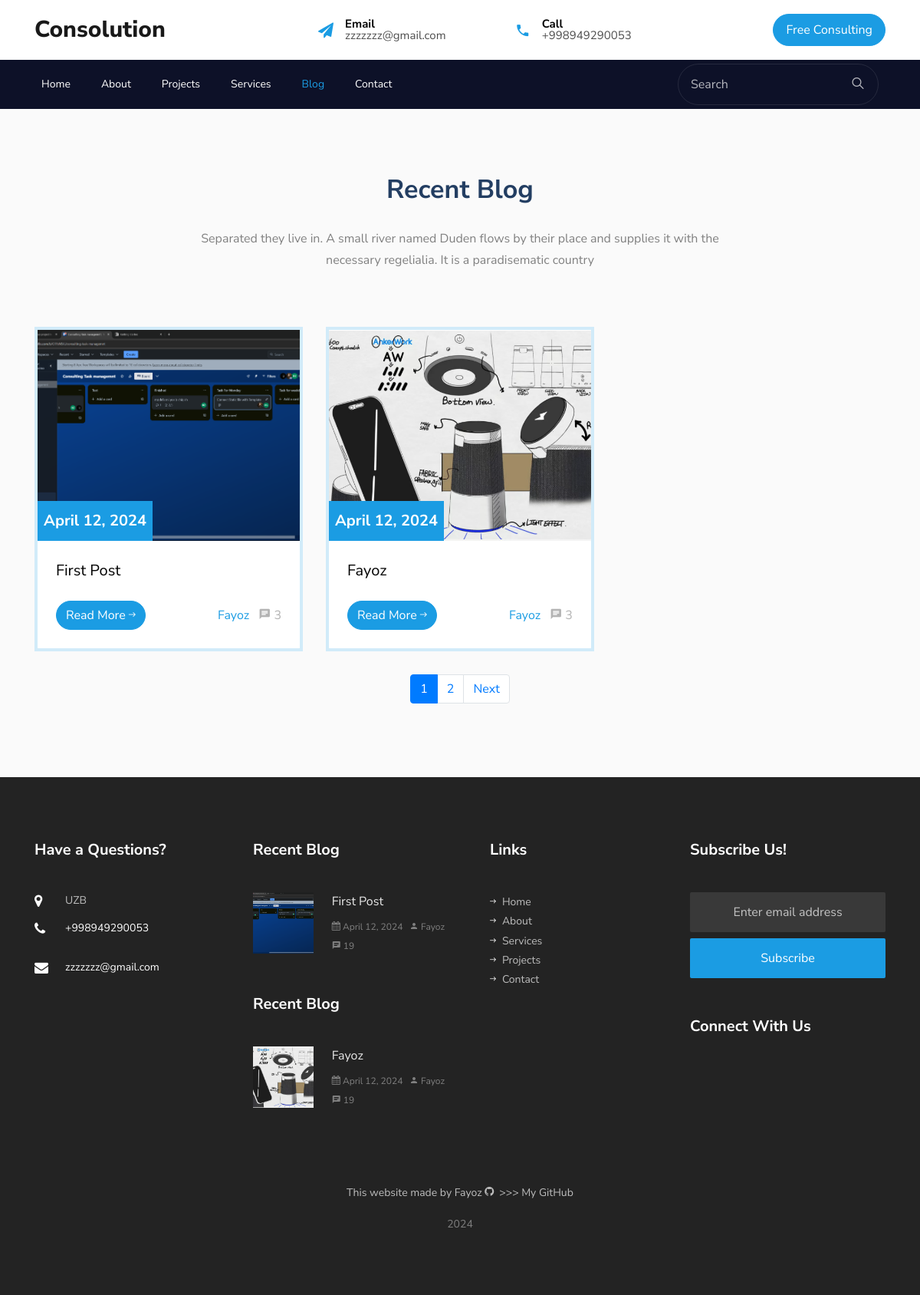
The page /blog.html/ on the database its author committed.
### app/models.py (models this page shows)
class Contact_info(models.Model):
    location = models.CharField(max_length=500, default='UZB')
    name = models.CharField(max_length=100)
    email = models.EmailField()
    number = models.CharField(max_length=100)

class Blog (models.Model):
    title = models.CharField(max_length=100)
    published_at = models.DateField(auto_now=True)
    poster = models.ImageField(upload_to='blog_img/')
    author = models.CharField(max_length=100)
    discription = models.TextField()

### app/views.py (the view)
# urls.py: path('blog.html/', blog, name='blog'),
def blog(request):
    blogs = Blog.objects.all()
    contact_info = Contact_info.objects.last()
    P = Paginator(blogs, 2)
    page_number = request.GET.get('page')
    try:
        page_obj = P.get_page(page_number)
    except PageNotAnInteger :
        page_obj = P.page(1)
    except EmptyPage:
        page_obj = P.page(P.num_pages)
    return render(request, 'blog.html',{
        'contact_info':contact_info,
        'blogs':page_obj
    })

### template/blog.html (shortened to what this page needs)
{% load bootstrap5 %}
{% load static %}
{% block content %}
<!DOCTYPE html>
<html lang="en">
  <head>
    <link rel="stylesheet" href="{% static 'css/open-iconic-bootstrap.min.css' %}">
    <link rel="stylesheet" href="{% static 'css/animate.css' %}">
    <link rel="stylesheet" href="{% static 'css/owl.carousel.min.css' %}">
    <link rel="stylesheet" href="{% static 'css/owl.theme.default.min.css' %}">
    <link rel="stylesheet" href="{% static 'css/magnific-popup.css' %}">
    <link rel="stylesheet" href="{% static 'css/aos.css' %}">
    <link rel="stylesheet" href="{% static 'css/ionicons.min.css' %}">
    <link rel="stylesheet" href="{% static 'css/flaticon.css' %}">
    <link rel="stylesheet" href="{% static 'css/icomoon.css' %}">
    <link rel="stylesheet" href="{% static 'css/style.css' %}">
  </head>
  <body>
	  <div class="bg-top navbar-light">
    	<div class="container">
    		<div class="row no-gutters d-flex align-items-center align-items-stretch">
    			<div class="col-md-4 d-flex align-items-center py-4">
    				<a class="navbar-brand" href="index.html">Consolution</a>
    			</div>
	    		<div class="col-lg-8 d-block">
		    		<div class="row d-flex">
					    <div class="col-md d-flex topper align-items-center align-items-stretch py-md-4">
					    	<div class="icon d-flex justify-content-center align-items-center"><span class="icon-paper-plane"></span></div>
					    	<div class="text">
					    		<span>Email</span>
						    	<span>{{ contact_info.email }}</span>
						    </div>
					    </div>
					    <div class="col-md d-flex topper align-items-center align-items-stretch py-md-4">
					    	<div class="icon d-flex justify-content-center align-items-center"><span class="icon-phone2"></span></div>
						    <div class="text">
						    	<span>Call</span>
						    	<span>{{ contact_info.number }}</span>
						    </div>
					    </div>
					    <div class="col-md topper d-flex align-items-center justify-content-end">
					    	<p class="mb-0">
					    		<a href="{{ about.link }}" class="btn py-2 px-3 btn-primary d-flex align-items-center justify-content-center">
					    			<span>Free Consulting</span>
					    		</a>
					    	</p>
					    </div>
				    </div>
			    </div>
		    </div>
		  </div>
    </div>
	  <nav class="navbar navbar-expand-lg navbar-dark bg-dark ftco-navbar-light" id="ftco-navbar">
	    <div class="container d-flex align-items-center px-4">
	      <form action="#" class="searchform order-lg-last">
          <div class="form-group d-flex">
            <input type="text" class="form-control pl-3" placeholder="Search">
            <button type="submit" placeholder="" class="form-control search"><span class="ion-ios-search"></span></button>
          </div>
        </form>
	      <div class="collapse navbar-collapse" id="ftco-nav">
	        <ul class="navbar-nav mr-auto">
	        	<li class="nav-item"><a href="{% url 'home' %}" class="nav-link pl-0">Home</a></li>
	        	<li class="nav-item"><a href="{% url 'about' %}" class="nav-link">About</a></li>
	        	<li class="nav-item"><a href="{% url 'project' %}" class="nav-link">Projects</a></li>
	        	<li class="nav-item"><a href="{% url 'servis' %}" class="nav-link">Services</a></li>
	        	<li class="nav-item active"><a href="{% url 'blog' %}" class="nav-link">Blog</a></li>
	          <li class="nav-item"><a href="{% url 'contact' %}" class="nav-link">Contact</a></li>
	        </ul>
	      </div>
	    </div>
	  </nav>
    <section class="ftco-section bg-light">
      <div class="container">
        <div class="row justify-content-center mb-5 pb-2">
        <div class="col-md-8 text-center heading-section ftco-animate">
          <h2 class="mb-4"><span>Recent</span> Blog</h2>
          <p>Separated they live in. A small river named Duden flows by their place and supplies it with the necessary regelialia. It is a paradisematic country</p>
        </div>
        </div>
        <div class="row">
        {% for blog in blogs %}
        <div class="col-md-6 col-lg-4 ftco-animate">
          <div class="blog-entry">
          <a href="blog-single.html" class="block-20 d-flex align-items-end" style="background-image: url('{{ blog.poster.url }}')">
            <div class="meta-date text-center p-2">
            <span class="day">{{ blog.published_at }}</span>
            </div>
          </a>
          <div class="text bg-white p-4">
            <h3 class="heading"><a href="#">{{ blog.title }}</a></h3>
            <div class="d-flex align-items-center mt-4">
            <p class="mb-0"><a href="#" class="btn btn-primary">Read More <span class="ion-ios-arrow-round-forward"></span></a></p>
            <p class="ml-auto mb-0">
              <a href="#" class="mr-2">{{ blog.author }}</a>
              <a href="#" class="meta-chat"><span class="icon-chat"></span> 3</a>
            </p>
            </div>
          </div>
          </div>
        </div>
        {% endfor %}
        </div>
        {% if blogs.has_other_pages %}
        <div class="row justify-content-center">
        <div class="col-auto">
          <ul class="pagination">
          <li class="page-item active" aria-current="page">
            <a class="page-link" href="?page={{ blogs.number }}">{{ blogs.number }} </a>
          </li>
          {% if blogs.has_next %}
          <li class="page-item"><a class="page-link" href="?page={{blogs.next_page_number}}">{{blogs.next_page_number}}</a></li>
          <li class="page-item">
            <a class="page-link" href="?page={{ blogs.next_page_number }}">Next</a>
          </li>
          {% endif %}
          </ul>
        </div>
        </div>
        {% endif %}
      </div>
      </section>
      <footer class="ftco-footer ftco-bg-dark ftco-section">
        <div class="container">
          <div class="row mb-5">
            <div class="col-md-6 col-lg-3">
              <div class="ftco-footer-widget mb-5">
                <h2 class="ftco-heading-2">Have a Questions?</h2>
                <div class="block-23 mb-3">
                  <ul>
                    <li><span class="icon icon-map-marker"></span><span class="text">{{ contact_info.location }}</span></li>
                    <li><a href="#"><span class="icon icon-phone"></span><span class="text">{{ contact_info.number }}</span></a></li>
                    <li><a href="#"><span class="icon icon-envelope"></span><span class="text">{{ contact_info.email }}</span></a></li>
                  </ul>
                </div>
              </div>
            </div>
            <div class="col-md-6 col-lg-3">
        {% for blog in blogs %}
        <div class="ftco-footer-widget mb-5">
          <h2 class="ftco-heading-2">Recent Blog</h2>
          <div class="block-21 mb-4 d-flex">
          <a class="blog-img mr-4" style="background-image: url('{{ blog.poster.url }}');"></a>
          <div class="text">
            <h3 class="heading"><a href="#">{{ blog.title }}</a></h3>
            <div class="meta">
            <div><a href="#"><span class="icon-calendar"></span> {{ blog.published_at }}</a></div>
            <div><a href="#"><span class="icon-person"></span> {{ blog.author }}</a></div>
            <div><a href="#"><span class="icon-chat"></span> 19 </a></div>
            </div>
          </div>
          </div>
        </div>
        {% endfor %}
            </div>
            <div class="col-md-6 col-lg-3">
              <div class="ftco-footer-widget mb-5 ml-md-4">
                <h2 class="ftco-heading-2">Links</h2>
                <ul class="list-unstyled">
                  <li><a href="{% url 'home' %}"><span class="ion-ios-arrow-round-forward mr-2"></span>Home</a></li>
                  <li><a href="{% url 'about' %}"><span class="ion-ios-arrow-round-forward mr-2"></span>About</a></li>
                  <li><a href="{% url 'servis' %}"><span class="ion-ios-arrow-round-forward mr-2"></span>Services</a></li>
                  <li><a href="{% url 'project' %}"><span class="ion-ios-arrow-round-forward mr-2"></span>Projects</a></li>
                  <li><a href="{% url 'contact' %}"><span class="ion-ios-arrow-round-forward mr-2"></span>Contact</a></li>
                </ul>
              </div>
            </div>
            <div class="col-md-6 col-lg-3">
              <div class="ftco-footer-widget mb-5">
                <h2 class="ftco-heading-2">Subscribe Us!</h2>
                <form action="#" class="subscribe-form">
                  <div class="form-group">
                    <input type="text" class="form-control mb-2 text-center" placeholder="Enter email address">
                    <input type="submit" value="Subscribe" class="form-control submit px-3">
                  </div>
                </form>
              </div>
              <div class="ftco-footer-widget mb-5">
                <h2 class="ftco-heading-2 mb-0">Connect With Us</h2>
                <ul class="ftco-footer-social list-unstyled float-md-left float-lft mt-3">
                </ul>
              </div>
            </div>
          </div>
          <div class="row">
            <div class="col-md-12 text-center">
              <p>
      This website made by Fayoz <i class=  "icon-github" aria-hidden="true"> </i> >>> <a href="https://github.com/1fayoz" target="_blank">My GitHub</a>
    </p><script>document.write(new Date().getFullYear());</script>
            </div>
          </div>
        </div>
      </footer>
    </body>
  </html>
{% endblock %}

### static/css/icomoon.css (style rules this page uses)
[class^="icon-"], [class*=" icon-"] { font-family: 'icomoon' !important; speak: none; font-style: normal; font-weight: normal; font-variant: normal; text-transform: none; line-height: 1; -webkit-font-smoothing: antialiased; -moz-osx-font-smoothing: grayscale; }
.icon-map-marker:before { content: "\f041"; }
.icon-calendar:before { content: "\f073"; }
.icon-phone:before { content: "\f095"; }
.icon-github:before { content: "\f09b"; }
.icon-envelope:before { content: "\f0e0"; }
.icon-paper-plane:before { content: "\f1d8"; }
.icon-phone2:before { content: "\e0cd"; }
.icon-chat:before { content: "\e0b7"; }
.icon-person:before { content: "\e7fd"; }

### rows shown on the page
Contact_info: email "zzzzzzz@gmail.com", number "+998949290053", location "UZB"
Blog: poster (picture), published_at "April 12, 2024", title "First Post", author "Fayoz"
Blog: poster (picture), published_at "April 12, 2024", title "Fayoz", author "Fayoz"

### other values the page prints
{{ blogs.number }} "1"
{{ blogs.next_page_number }} "2"
